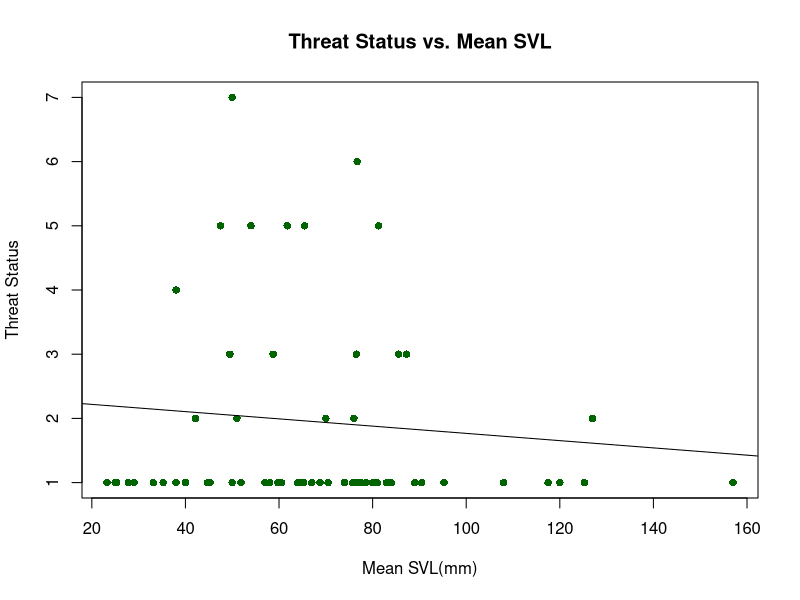
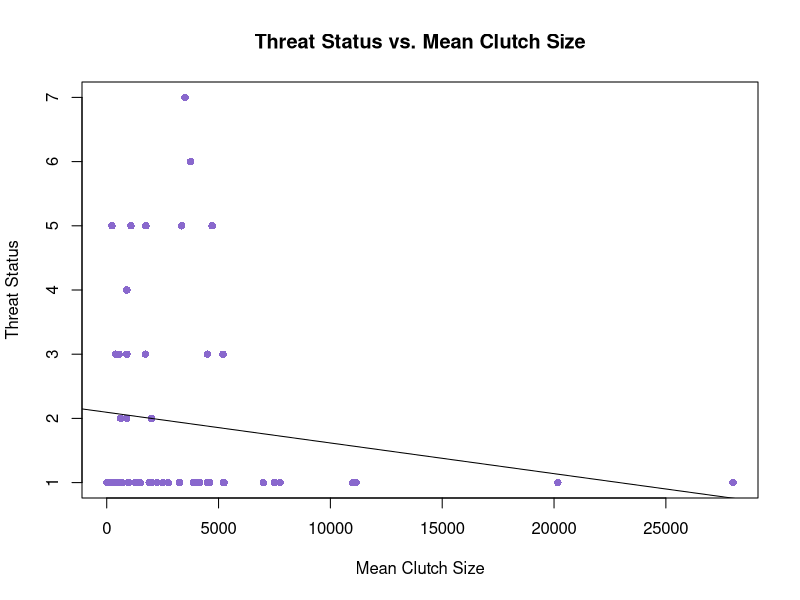
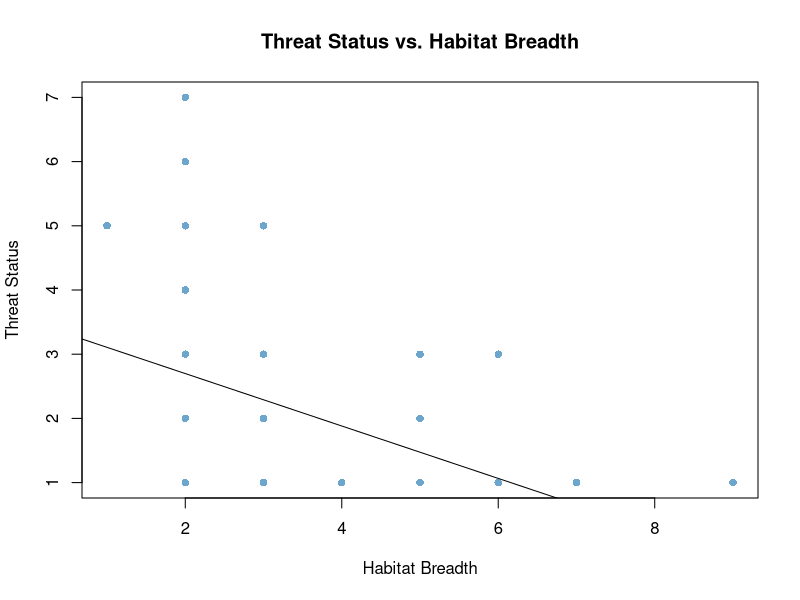
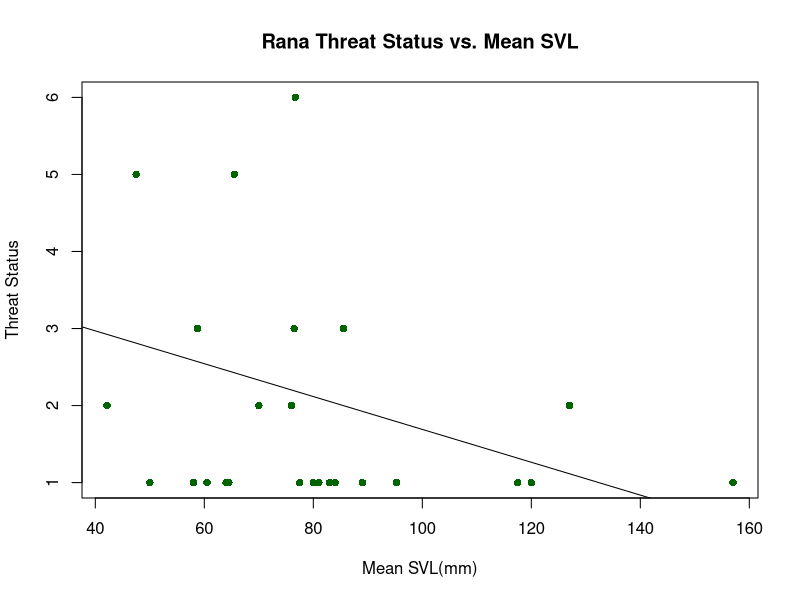
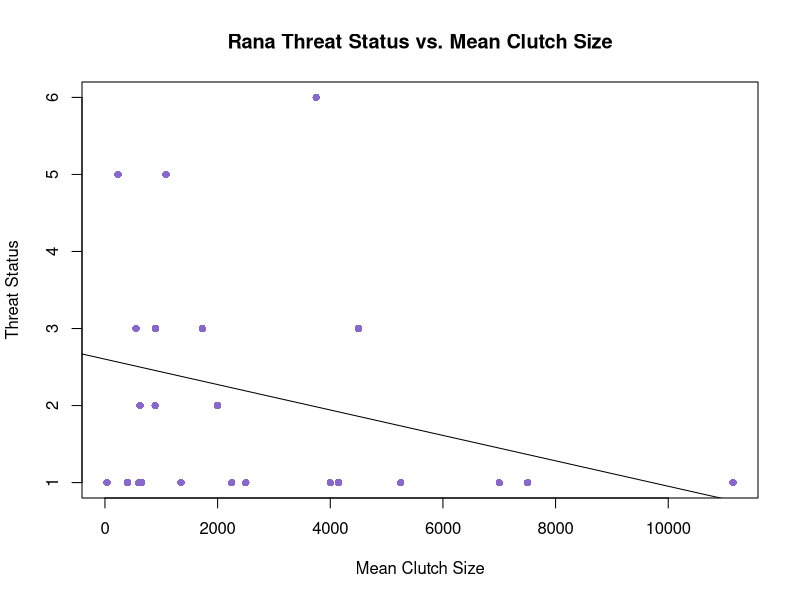
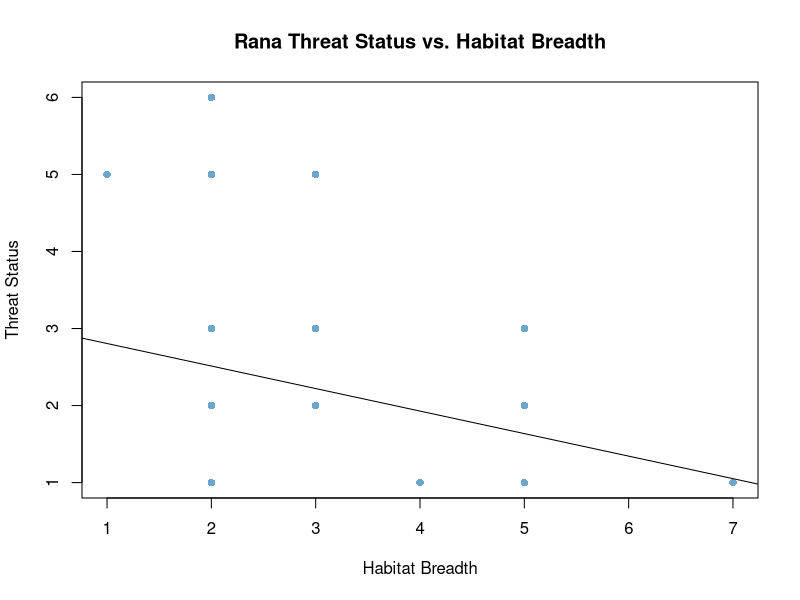

Write the R code that produced these figures, in order. (Note: this script raises an error after producing the figures.)
# ENEC 395 Undergraduate Research 
# Alicia Wood
# 3/20/17
# Correlates of Extinction Risk in European and North American Amphibians


### Setting my working directory to the folder where all of my data and code are stored

setwd('~/Desktop/Extinction-Risk')

library(dplyr)


### Reading in raw data files

NAfrogs = read.table("NorthAmericanFrogs.txt", header=T, sep = '\t', quote = "\"")
NApaired = read.table("NorthAmericanFrogsPaired.txt", header=T, sep='\t', quote = "\"")
EuroAmphib = read.table("EuropeanAmphibians.txt", header=T, sep = '\t', quote = "\"", na.strings = "DD")
Taxonomy = read.table("Taxonomy.txt", header=T, sep = '\t', quote = "\"")

# Creating threat binary column in the European Dataset
EuroAmphib$ThreatBinary <- NA
EuroAmphib$ThreatBinary[EuroAmphib$IUCN_Status_Vulnerable == 1 | EuroAmphib$IUCN_Status_Endangered == 1 | EuroAmphib$IUCN_Status_NearThreatened == 1 | EuroAmphib$IUCN_Status_CriticallyEndangered == 1] <- 1
EuroAmphib$ThreatBinary[EuroAmphib$IUCN_Status_LeastConcern == 1] <- 0

#Creating Habitat Breadth columns in both datasets
EuroAmphib$Habitat_Forest <- apply(EuroAmphib[,c(123:131)], 1, sum)
EuroAmphib$Habitat_Forest[EuroAmphib$Habitat_Forest > 0] <- 1
EuroAmphib$Habitat_Savanna <- apply(EuroAmphib[,c(132:133)], 1, sum)
EuroAmphib$Habitat_Savanna[EuroAmphib$Habitat_Savanna > 0] <- 1
EuroAmphib$Habitat_Shrubland <- apply(EuroAmphib[,c(134:141)], 1, sum)
EuroAmphib$Habitat_Shrubland[EuroAmphib$Habitat_Shrubland > 0] <- 1
EuroAmphib$Habitat_Grassland <- apply(EuroAmphib[,c(142:148)], 1, sum)
EuroAmphib$Habitat_Grassland[EuroAmphib$Habitat_Grassland > 0] <- 1
EuroAmphib$Habitat_Wetlands <- apply(EuroAmphib[,c(149:164)], 1, sum)
EuroAmphib$Habitat_Wetlands[EuroAmphib$Habitat_Wetlands > 0] <- 1
EuroAmphib$Habitat_RockyAreas[EuroAmphib$Habitat_RockyAreas_inland_cliffs_moutain_peaks == 1] <- 1
EuroAmphib$Habitat_RockyAreas[EuroAmphib$Habitat_RockyAreas_inland_cliffs_moutain_peaks == 0] <- 0
EuroAmphib$Habitat_Caves <- apply(EuroAmphib[,c(166:167)], 1, sum)
EuroAmphib$Habitat_Caves[EuroAmphib$Habitat_Caves > 0] <- 1
EuroAmphib$Habitat_Deserts <- apply(EuroAmphib[,c(168:170)], 1, sum)
EuroAmphib$Habitat_Deserts[EuroAmphib$Habitat_Deserts > 0] <- 1
EuroAmphib$Habitat_ArtificialTerrestrial <- apply(EuroAmphib[,c(171:176)], 1, sum)
EuroAmphib$Habitat_ArtificialTerrestrial[EuroAmphib$Habitat_ArtificialTerrestrial > 0] <- 1
EuroAmphib$Habitat_Other[EuroAmphib$Habitat_Other_dunes == 1] <- 1
EuroAmphib$Habitat_Other[EuroAmphib$Habitat_Other_dunes == 0] <- 0

EuroAmphib$HabitatBreadth <- apply(EuroAmphib[,c(256,265)], 1, sum)
NAfrogs$HabitatBreadth <- apply(NAfrogs[,c(22:33)], 1, sum)

#Creating singular clutch size column
NAfrogs$ClutchSize <- ifelse(is.na(NAfrogs$MeanClutchSize), ifelse(is.na(NAfrogs$MaxClutchSize), ifelse(is.na(NAfrogs$MinClutchSize), NA, NAfrogs$MinClutchSize), ifelse(is.na(NAfrogs$MinClutchSize), NAfrogs$MaxClutchSize, rowMeans(NAfrogs[,c("MinClutchSize", "MaxClutchSize")]))), NAfrogs$MeanClutchSize)

#Creating singularSVLunspecified column
NAfrogs$SVLunspecified <- ifelse(is.na(NAfrogs$MeanSVL_Unspecified_mm), ifelse(is.na(NAfrogs$MaxSVL_Unspecified_mm), ifelse(is.na(NAfrogs$MinSVL_Unspecified_mm), NA, NAfrogs$MinSVL_Unspecified_mm), ifelse(is.na(NAfrogs$MinSVL_Unspecified_mm), NAfrogs$MaxSVL_Unspecified_mm, rowMeans(NAfrogs[,c("MinSVL_Unspecified_mm", "MaxSVL_Unspecified_mm")]))), NAfrogs$MeanSVL_Unspecified_mm)
#Creating singular SVLfemale column
NAfrogs$SVLfemale <- ifelse(is.na(NAfrogs$MeanSVL_Female_mm), ifelse(is.na(NAfrogs$MaxSVL_Female_mm), ifelse(is.na(NAfrogs$MinSVL_Female_mm), NA, NAfrogs$MinSVL_Female_mm), ifelse(is.na(NAfrogs$MinSVL_Female_mm), NAfrogs$MaxSVL_Female_mm, rowMeans(NAfrogs[,c("MinSVL_Female_mm", "MaxSVL_Female_mm")]))), NAfrogs$MeanSVL_Female_mm)
#Creating singular SVLmale column
NAfrogs$SVLmale <- ifelse(is.na(NAfrogs$MeanSVL_Male_mm), ifelse(is.na(NAfrogs$MaxSVL_Male_mm), ifelse(is.na(NAfrogs$MinSVL_Male_mm), NA, NAfrogs$MinSVL_Male_mm), ifelse(is.na(NAfrogs$MinSVL_Male_mm), NAfrogs$MaxSVL_Male_mm, rowMeans(NAfrogs[,c("MinSVL_Male_mm", "MaxSVL_Male_mm")]))), NAfrogs$MeanSVL_Male_mm)
#Creating singular SVL overall column
NAfrogs$SVLMFmean <- rowMeans(NAfrogs[,c("SVLfemale", "SVLmale")])
NAfrogs$SVL <- ifelse(!is.na(NAfrogs$SVLunspecified) & !is.na(NAfrogs$SVLfemale) & !is.na(NAfrogs$SVLmale), rowMeans(NAfrogs[,c("SVLunspecified", "SVLMFmean")]), ifelse(is.na(NAfrogs$SVLunspecified), ifelse(is.na(NAfrogs$SVLfemale), ifelse(is.na(NAfrogs$SVLmale), NA, NAfrogs$SVLmale), ifelse(is.na(NAfrogs$SVLmale), NAfrogs$SVLfemale, NAfrogs$SVLMFmean)), NAfrogs$SVLunspecified))

# Threat status ordinal values
threat = data.frame(IUCN_Threat_Status = c('LC', 'VU', 'NT', 'TH', 'EN', 'CR', 'EW'),
                    threat = 1:7)
# Joining in taxon info
NAfrogs <- merge(NAfrogs, Taxonomy, by = "SpeciesName") %>% left_join(threat)
EuroAmphib <- merge(EuroAmphib, Taxonomy, by = "SpeciesName")

##### Plots

### North American Frogs

# Single Trait Linear Models
plot(NAfrogs$SVL, NAfrogs$threat, xlab = "Mean SVL(mm)", ylab = "Threat Status", main = "Threat Status vs. Mean SVL", col = "darkgreen", pch = 16)
lmsvl = lm(NAfrogs$threat ~ NAfrogs$SVL)
abline(lmsvl)
summary(lmsvl)
plot(NAfrogs$ClutchSize, NAfrogs$threat, xlab = "Mean Clutch Size", ylab = "Threat Status", main = "Threat Status vs. Mean Clutch Size", col = "mediumpurple3", pch = 16)
lmcs = lm(NAfrogs$threat ~ NAfrogs$ClutchSize)
abline(lmcs)
summary(lmcs)
plot(NAfrogs$HabitatBreadth, NAfrogs$threat, xlab = "Habitat Breadth", ylab = "Threat Status", main = "Threat Status vs. Habitat Breadth", col = "skyblue3", pch = 16)
lmbh = lm(NAfrogs$threat ~ NAfrogs$HabitatBreadth)
abline(lmbh)
summary(lmbh)
# Multi-Variable Linear Model
MultiLM = lm(NAfrogs$threat ~ NAfrogs$SVL + NAfrogs$ClutchSize + NAfrogs$HabitatBreadth)
summary(MultiLM)

### North American Rana
Rana = NAfrogs[NAfrogs$Genus == 'Rana',]
plot(Rana$SVL, Rana$threat, xlab = "Mean SVL(mm)", ylab = "Threat Status", main = "Rana Threat Status vs. Mean SVL", col = "darkgreen", pch = 16)
lmsvlr = lm(Rana$threat ~ Rana$SVL)
abline(lmsvlr)
summary(lmsvlr)
plot(Rana$ClutchSize, Rana$threat, xlab = "Mean Clutch Size", ylab = "Threat Status", main = "Rana Threat Status vs. Mean Clutch Size", col = "mediumpurple3", pch = 16)
lmcsr = lm(Rana$threat ~ Rana$ClutchSize)
abline(lmcsr)
summary(lmcsr)
plot(Rana$HabitatBreadth, Rana$threat, xlab = "Habitat Breadth", ylab = "Threat Status", main = "Rana Threat Status vs. Habitat Breadth", col = "skyblue3", pch = 16)
lmbhr = lm(Rana$threat ~ Rana$HabitatBreadth)
abline(lmbhr)
summary(lmbhr)
MultiLMr = lm(Rana$threat ~ Rana$SVL + Rana$ClutchSize + Rana$HabitatBreadth)
summary(MultiLMr)

# North American Anaxyrus
plot(Anaxyrus$SVL, Anaxyrus$threat, xlab = "Mean SVL(mm)", ylab = "Threat Status", main = "Anaxyrus Threat Status vs. Mean SVL", col = "darkgreen", pch = 16)
lmsvla = lm(Anaxyrus$threat ~ Anaxyrus$SVL)
abline(lmsvla)
summary(lmsvla)
plot(Anaxyrus$ClutchSize, Anaxyrus$threat, xlab = "Mean Clutch Size", ylab = "Threat Status", main = "Anaxyrus Threat Status vs. Mean Clutch Size", col = "mediumpurple3", pch = 16)
lmcsa = lm(Anaxyrus$threat ~ Anaxyrus$ClutchSize)
abline(lmcsa)
summary(lmcsa)
plot(Anaxyrus$HabitatBreadth, Anaxyrus$threat, xlab = "Habitat Breadth", ylab = "Threat Status", main = "Anaxyrus Threat Status vs. Habitat Breadth", col = "skyblue3", pch = 16)
lmbha = lm(Anaxyrus$threat ~ Anaxyrus$HabitatBreadth)
abline(lmbha)
summary(lmbha)
MultiLMa = lm(Anaxyrus$threat ~ Anaxyrus$SVL + Anaxyrus$ClutchSize + Anaxyrus$HabitatBreadth)
summary(MultiLMa)





#### Paired Analysis

#preparing the paired dataset
NApaired$HabitatBreadth1 <- apply(NApaired[,c(24:35)], 1, sum)
NApaired$HabitatBreadth2 <- apply(NApaired[,c(63:74)], 1, sum)

NApaired$ClutchSize1 <- ifelse(is.na(NApaired$MeanClutchSize1), ifelse(is.na(NApaired$MaxClutchSize1), ifelse(is.na(NApaired$MinClutchSize1), NA, NApaired$MinClutchSize1), ifelse(is.na(NApaired$MinClutchSize1), NApaired$MaxClutchSize1, rowMeans(NApaired[,c("MinClutchSize1", "MaxClutchSize1")]))), NApaired$MeanClutchSize1)
NApaired$ClutchSize2 <- ifelse(is.na(NApaired$MeanClutchSize2), ifelse(is.na(NApaired$MaxClutchSize2), ifelse(is.na(NApaired$MinClutchSize2), NA, NApaired$MinClutchSize2), ifelse(is.na(NApaired$MinClutchSize2), NApaired$MaxClutchSize2, rowMeans(NApaired[,c("MinClutchSize2", "MaxClutchSize2")]))), NApaired$MeanClutchSize2)

NApaired$SVLunspecified1 <- ifelse(is.na(NApaired$MeanSVL_Unspecified_mm1), ifelse(is.na(NApaired$MaxSVL_Unspecified_mm1), ifelse(is.na(NApaired$MinSVL_Unspecified_mm1), NA, NApaired$MinSVL_Unspecified_mm1), ifelse(is.na(NApaired$MinSVL_Unspecified_mm1), NApaired$MaxSVL_Unspecified_mm1, rowMeans(NApaired[,c("MinSVL_Unspecified_mm1", "MaxSVL_Unspecified_mm1")]))), NApaired$MeanSVL_Unspecified_mm1)
NApaired$SVLfemale1 <- ifelse(is.na(NApaired$MeanSVL_Female_mm1), ifelse(is.na(NApaired$MaxSVL_Female_mm1), ifelse(is.na(NApaired$MinSVL_Female_mm1), NA, NApaired$MinSVL_Female_mm1), ifelse(is.na(NApaired$MinSVL_Female_mm1), NApaired$MaxSVL_Female_mm1, rowMeans(NApaired[,c("MinSVL_Female_mm1", "MaxSVL_Female_mm1")]))), NApaired$MeanSVL_Female_mm1)
NApaired$SVLmale1 <- ifelse(is.na(NApaired$MeanSVL_Male_mm1), ifelse(is.na(NApaired$MaxSVL_Male_mm1), ifelse(is.na(NApaired$MinSVL_Male_mm1), NA, NApaired$MinSVL_Male_mm1), ifelse(is.na(NApaired$MinSVL_Male_mm1), NApaired$MaxSVL_Male_mm1, rowMeans(NApaired[,c("MinSVL_Male_mm1", "MaxSVL_Male_mm1")]))), NApaired$MeanSVL_Male_mm1)
NApaired$SVLMFmean1 <- rowMeans(NApaired[,c("SVLfemale1", "SVLmale1")])
NApaired$SVL1 <- ifelse(!is.na(NApaired$SVLunspecified1) & !is.na(NApaired$SVLfemale1) & !is.na(NApaired$SVLmale1), rowMeans(NApaired[,c("SVLunspecified1", "SVLMFmean1")]), ifelse(is.na(NApaired$SVLunspecified1), ifelse(is.na(NApaired$SVLfemale1), ifelse(is.na(NApaired$SVLmale1), NA, NApaired$SVLmale1), ifelse(is.na(NApaired$SVLmale1), NApaired$SVLfemale1, NApaired$SVLMFmean1)), NApaired$SVLunspecified1))
NApaired$SVLunspecified2 <- ifelse(is.na(NApaired$MeanSVL_Unspecified_mm2), ifelse(is.na(NApaired$MaxSVL_Unspecified_mm2), ifelse(is.na(NApaired$MinSVL_Unspecified_mm2), NA, NApaired$MinSVL_Unspecified_mm2), ifelse(is.na(NApaired$MinSVL_Unspecified_mm2), NApaired$MaxSVL_Unspecified_mm2, rowMeans(NApaired[,c("MinSVL_Unspecified_mm2", "MaxSVL_Unspecified_mm2")]))), NApaired$MeanSVL_Unspecified_mm2)
NApaired$SVLfemale2 <- ifelse(is.na(NApaired$MeanSVL_Female_mm2), ifelse(is.na(NApaired$MaxSVL_Female_mm2), ifelse(is.na(NApaired$MinSVL_Female_mm2), NA, NApaired$MinSVL_Female_mm2), ifelse(is.na(NApaired$MinSVL_Female_mm2), NApaired$MaxSVL_Female_mm2, rowMeans(NApaired[,c("MinSVL_Female_mm2", "MaxSVL_Female_mm2")]))), NApaired$MeanSVL_Female_mm2)
NApaired$SVLmale2 <- ifelse(is.na(NApaired$MeanSVL_Male_mm2), ifelse(is.na(NApaired$MaxSVL_Male_mm2), ifelse(is.na(NApaired$MinSVL_Male_mm2), NA, NApaired$MinSVL_Male_mm2), ifelse(is.na(NApaired$MinSVL_Male_mm2), NApaired$MaxSVL_Male_mm2, rowMeans(NApaired[,c("MinSVL_Male_mm2", "MaxSVL_Male_mm2")]))), NApaired$MeanSVL_Male_mm2)
NApaired$SVLMFmean2 <- rowMeans(NApaired[,c("SVLfemale2", "SVLmale2")])
NApaired$SVL2 <- ifelse(!is.na(NApaired$SVLunspecified2) & !is.na(NApaired$SVLfemale2) & !is.na(NApaired$SVLmale2), rowMeans(NApaired[,c("SVLunspecified2", "SVLMFmean2")]), ifelse(is.na(NApaired$SVLunspecified2), ifelse(is.na(NApaired$SVLfemale2), ifelse(is.na(NApaired$SVLmale2), NA, NApaired$SVLmale2), ifelse(is.na(NApaired$SVLmale2), NApaired$SVLfemale2, NApaired$SVLMFmean2)), NApaired$SVLunspecified2))

## Calculating Pair Differences
NApaired$SVLDiff <- NApaired$SVL2 - NApaired$SVL1
NApaired$ClutchSizeDiff <- NApaired$ClutchSize2 - NApaired$ClutchSize1
NApaired$HabitatBreadthDiff <- NApaired$HabitatBreadth2 - NApaired$HabitatBreadth1

## Wilcoxon Tests
wilcox.test(NApaired$SVLDiff)
wilcox.test(NApaired$ClutchSizeDiff)
wilcox.test(NApaired$HabitatBreadthDiff)











# example data visualizations
boxplot(NAfrogs$MeanClutchSize ~ NAfrogs$ThreatBinary)
boxplot(NAfrogs$MaxClutchSize ~ NAfrogs$ThreatBinary)
boxplot(NAfrogs$MinClutchSize ~ NAfrogs$ThreatBinary)
boxplot(NAfrogs$MeanSVL_Unspecified_mm ~ NAfrogs$ThreatBinary)
boxplot(NAfrogs$MeanSVL_Female_mm ~ NAfrogs$ThreatBinary)
boxplot(NAfrogs$MeanSVL_Male_mm ~ NAfrogs$ThreatBinary)
boxplot(NAfrogs$MaxSVL_Male_mm ~ NAfrogs$ThreatBinary)
boxplot(NAfrogs$MaxSVL_Female_mm ~ NAfrogs$ThreatBinary)
boxplot(NAfrogs$MaxSVL_Unspecified_mm ~ NAfrogs$ThreatBinary)
boxplot(NAfrogs$MinSVL_Unspecified_mm ~ NAfrogs$ThreatBinary)
boxplot(NAfrogs$MinSVL_Female_mm ~ NAfrogs$ThreatBinary)
boxplot(NAfrogs$MinSVL_Male_mm ~ NAfrogs$ThreatBinary)
boxplot(NAfrogs$Insectivorous ~ NAfrogs$ThreatBinary)
boxplot(NAfrogs$Cannibalism ~ NAfrogs$ThreatBinary)
boxplot(NAfrogs$Moluscivorous ~ NAfrogs$ThreatBinary)
boxplot(NAfrogs$MaxElevation_m ~ NAfrogs$ThreatBinary)
boxplot(NAfrogs$MinElevation_m ~ NAfrogs$ThreatBinary)
boxplot(NAfrogs$HabitatBreadth ~ NAfrogs$ThreatBinary)



boxplot(EuroAmphib$SVL_Unspecified_mm ~ EuroAmphib$ThreatBinary)
boxplot(EuroAmphib$SVL_Female_mm ~ EuroAmphib$ThreatBinary)
boxplot(EuroAmphib$SVL_Male_mm ~ EuroAmphib$ThreatBinary)
boxplot(EuroAmphib$Number_of_eggs_or_offspring ~ EuroAmphib$ThreatBinary)
boxplot(EuroAmphib$AdultDiet_Insectivorous ~ EuroAmphib$ThreatBinary)
boxplot(EuroAmphib$AdultDIet_Moluscivorous ~ EuroAmphib$ThreatBinary)
boxplot(EuroAmphib$AdultDiet_Cannibalism ~ EuroAmphib$ThreatBinary)
boxplot(EuroAmphib$AdultDiet_Herbivorous ~ EuroAmphib$ThreatBinary)
boxplot(EuroAmphib$Altitude_min ~ EuroAmphib$ThreatBinary)
boxplot(EuroAmphib$Altitude_max ~ EuroAmphib$ThreatBinary)
boxplot(EuroAmphib$HabitatBreadth ~ EuroAmphib$ThreatBinary)


# paired tests: e.g., Wilcoxon rank sum test (wilcox.test)

# need to rearrange data for paired comparison where you 

  
